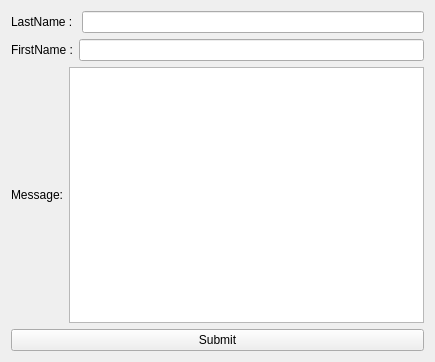
<?xml version="1.0" encoding="UTF-8"?>
<ui version="4.0">
 <class>Widget</class>
 <widget class="QWidget" name="Widget">
  <property name="geometry">
   <rect>
    <x>0</x>
    <y>0</y>
    <width>435</width>
    <height>362</height>
   </rect>
  </property>
  <property name="windowTitle">
   <string>Widget</string>
  </property>
  <layout class="QVBoxLayout" name="verticalLayout">
   <item>
    <layout class="QHBoxLayout" name="horizontalLayout">
     <item>
      <widget class="QLabel" name="label">
       <property name="text">
        <string>LastName : </string>
       </property>
      </widget>
     </item>
     <item>
      <widget class="QLineEdit" name="lastNameLineEdit"/>
     </item>
    </layout>
   </item>
   <item>
    <layout class="QHBoxLayout" name="horizontalLayout_2">
     <item>
      <widget class="QLabel" name="label_2">
       <property name="text">
        <string>FirstName :</string>
       </property>
      </widget>
     </item>
     <item>
      <widget class="QLineEdit" name="firstNameLineEdit"/>
     </item>
    </layout>
   </item>
   <item>
    <layout class="QHBoxLayout" name="horizontalLayout_3">
     <item>
      <widget class="QLabel" name="label_3">
       <property name="text">
        <string>Message:</string>
       </property>
      </widget>
     </item>
     <item>
      <widget class="QTextEdit" name="messageTextEdit"/>
     </item>
    </layout>
   </item>
   <item>
    <widget class="QPushButton" name="submitButton">
     <property name="text">
      <string>Submit</string>
     </property>
    </widget>
   </item>
  </layout>
 </widget>
 <resources/>
 <connections/>
</ui>
